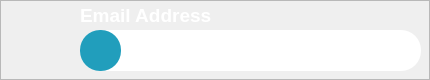
                <widget class="QFrame" name="email_grp">
                 <property name="enabled">
                  <bool>true</bool>
                 </property>
                 <property name="minimumSize">
                  <size>
                   <width>0</width>
                   <height>50</height>
                  </size>
                 </property>
                 <property name="styleSheet">
                  <string notr="true">#email_grp {
	background-color: #1A1F71;
	border-radius: 20px;
}

#inputBox{
	background-color: #FFFFFF;
	border-radius: 20px;
}

#email_icon{
	background-color: #219EBC;
	border-radius: 20px;
}

#lineEdit{
	background-color: #FFFFFF;
	border-radius: 20px;
}</string>
                 </property>
                 <property name="frameShape">
                  <enum>QFrame::Shape::StyledPanel</enum>
                 </property>
                 <property name="frameShadow">
                  <enum>QFrame::Shadow::Raised</enum>
                 </property>
                 <widget class="QFrame" name="inputBox">
                  <property name="geometry">
                   <rect>
                    <x>80</x>
                    <y>30</y>
                    <width>341</width>
                    <height>41</height>
                   </rect>
                  </property>
                  <property name="frameShape">
                   <enum>QFrame::Shape::StyledPanel</enum>
                  </property>
                  <property name="frameShadow">
                   <enum>QFrame::Shadow::Raised</enum>
                  </property>
                  <widget class="QLineEdit" name="lineEdit">
                   <property name="geometry">
                    <rect>
                     <x>50</x>
                     <y>10</y>
                     <width>271</width>
                     <height>21</height>
                    </rect>
                   </property>
                   <property name="palette">
                    <palette>
                     <active>
                      <colorrole role="Button">
                       <brush brushstyle="SolidPattern">
                        <color alpha="255">
                         <red>255</red>
                         <green>255</green>
                         <blue>255</blue>
                        </color>
                       </brush>
                      </colorrole>
                      <colorrole role="Text">
                       <brush brushstyle="SolidPattern">
                        <color alpha="255">
                         <red>0</red>
                         <green>0</green>
                         <blue>0</blue>
                        </color>
                       </brush>
                      </colorrole>
                      <colorrole role="Base">
                       <brush brushstyle="SolidPattern">
                        <color alpha="255">
                         <red>255</red>
                         <green>255</green>
                         <blue>255</blue>
                        </color>
                       </brush>
                      </colorrole>
                      <colorrole role="Window">
                       <brush brushstyle="SolidPattern">
                        <color alpha="255">
                         <red>255</red>
                         <green>255</green>
                         <blue>255</blue>
                        </color>
                       </brush>
                      </colorrole>
                      <colorrole role="Accent">
                       <brush brushstyle="SolidPattern">
                        <color alpha="255">
                         <red>33</red>
                         <green>158</green>
                         <blue>188</blue>
                        </color>
                       </brush>
                      </colorrole>
                     </active>
                     <inactive>
                      <colorrole role="Button">
                       <brush brushstyle="SolidPattern">
                        <color alpha="255">
                         <red>255</red>
                         <green>255</green>
                         <blue>255</blue>
                        </color>
                       </brush>
                      </colorrole>
                      <colorrole role="Text">
                       <brush brushstyle="SolidPattern">
                        <color alpha="255">
                         <red>0</red>
                         <green>0</green>
                         <blue>0</blue>
                        </color>
                       </brush>
                      </colorrole>
                      <colorrole role="Base">
                       <brush brushstyle="SolidPattern">
                        <color alpha="255">
                         <red>255</red>
                         <green>255</green>
                         <blue>255</blue>
                        </color>
                       </brush>
                      </colorrole>
                      <colorrole role="Window">
                       <brush brushstyle="SolidPattern">
                        <color alpha="255">
                         <red>255</red>
                         <green>255</green>
                         <blue>255</blue>
                        </color>
                       </brush>
                      </colorrole>
                      <colorrole role="Accent">
                       <brush brushstyle="SolidPattern">
                        <color alpha="255">
                         <red>33</red>
                         <green>158</green>
                         <blue>188</blue>
                        </color>
                       </brush>
                      </colorrole>
                     </inactive>
                     <disabled>
                      <colorrole role="Button">
                       <brush brushstyle="SolidPattern">
                        <color alpha="255">
                         <red>255</red>
                         <green>255</green>
                         <blue>255</blue>
                        </color>
                       </brush>
                      </colorrole>
                      <colorrole role="Base">
                       <brush brushstyle="SolidPattern">
                        <color alpha="255">
                         <red>255</red>
                         <green>255</green>
                         <blue>255</blue>
                        </color>
                       </brush>
                      </colorrole>
                      <colorrole role="Window">
                       <brush brushstyle="SolidPattern">
                        <color alpha="255">
                         <red>255</red>
                         <green>255</green>
                         <blue>255</blue>
                        </color>
                       </brush>
                      </colorrole>
                      <colorrole role="Accent">
                       <brush brushstyle="SolidPattern">
                        <color alpha="255">
                         <red>33</red>
                         <green>158</green>
                         <blue>188</blue>
                        </color>
                       </brush>
                      </colorrole>
                     </disabled>
                    </palette>
                   </property>
                   <property name="autoFillBackground">
                    <bool>false</bool>
                   </property>
                   <property name="text">
                    <string/>
                   </property>
                  </widget>
                  <widget class="QFrame" name="email_icon">
                   <property name="geometry">
                    <rect>
                     <x>0</x>
                     <y>0</y>
                     <width>41</width>
                     <height>41</height>
                    </rect>
                   </property>
                   <property name="frameShape">
                    <enum>QFrame::Shape::StyledPanel</enum>
                   </property>
                   <property name="frameShadow">
                    <enum>QFrame::Shadow::Raised</enum>
                   </property>
                   <widget class="QLabel" name="label_7">
                    <property name="geometry">
                     <rect>
                      <x>10</x>
                      <y>10</y>
                      <width>21</width>
                      <height>21</height>
                     </rect>
                    </property>
                    <property name="font">
                     <font>
                      <pointsize>48</pointsize>
                      <bold>true</bold>
                     </font>
                    </property>
                    <property name="layoutDirection">
                     <enum>Qt::LayoutDirection::RightToLeft</enum>
                    </property>
                    <property name="styleSheet">
                     <string notr="true"/>
                    </property>
                    <property name="text">
                     <string/>
                    </property>
                    <property name="pixmap">
                     <pixmap>assets/login_email.png</pixmap>
                    </property>
                   </widget>
                  </widget>
                 </widget>
                 <widget class="QLabel" name="label_6">
                  <property name="geometry">
                   <rect>
                    <x>80</x>
                    <y>0</y>
                    <width>161</width>
                    <height>31</height>
                   </rect>
                  </property>
                  <property name="font">
                   <font>
                    <pointsize>48</pointsize>
                    <bold>true</bold>
                   </font>
                  </property>
                  <property name="styleSheet">
                   <string notr="true"/>
                  </property>
                  <property name="text">
                   <string>&lt;html&gt;&lt;head/&gt;&lt;body&gt;&lt;p&gt;&lt;span style=&quot; font-size:14pt; color:#ffffff;&quot;&gt;Email Address&lt;/span&gt;&lt;/p&gt;&lt;/body&gt;&lt;/html&gt;</string>
                  </property>
                 </widget>
                </widget>
